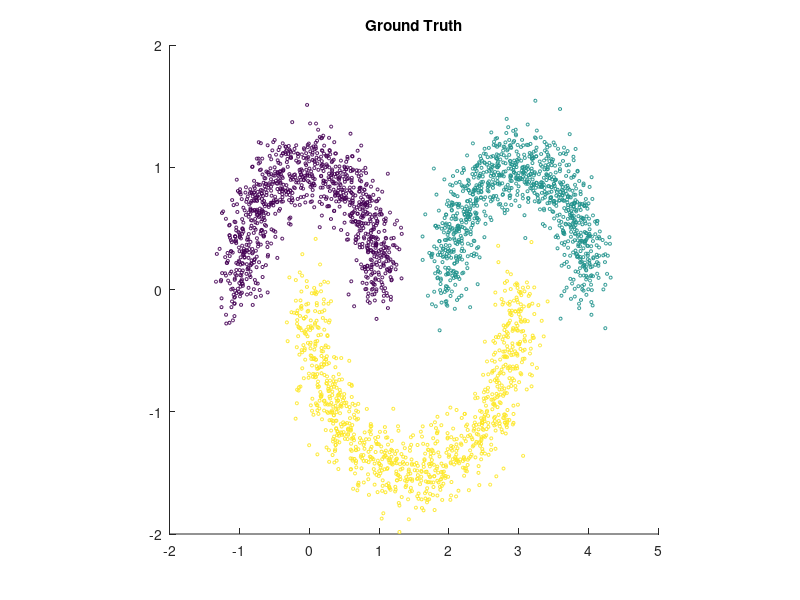

Write MATLAB code to recreate this figure.
r1 = 1;
r2 = 1;
r3 = 1.5;
theta1 = pi*rand(1000,1);
theta2 = pi*rand(1000,1);
x1 = [r1*cos(theta1),r1*sin(theta1)];
y1 = zeros(1000,1);
x2 = [3+r2*cos(theta2),r2*sin(theta2)];
y2 = ones(1000,1);
theta3 = pi + pi*rand(1000,1);
x3 = [1.5+r3*cos(theta3),r3*sin(theta3)];
y3 = 2*ones(1000,1);
x = [x1;x2;x3];
y = [y1;y2;y3];
noise = 0.16*randn(3000,100);
D = noise;
D(:,1:2) = D(:,1:2) + x;
D = D';
FD = [y1;y2;y3];
scatter(D(1,:),D(2,:),5,FD);title('Ground Truth');axis square;
